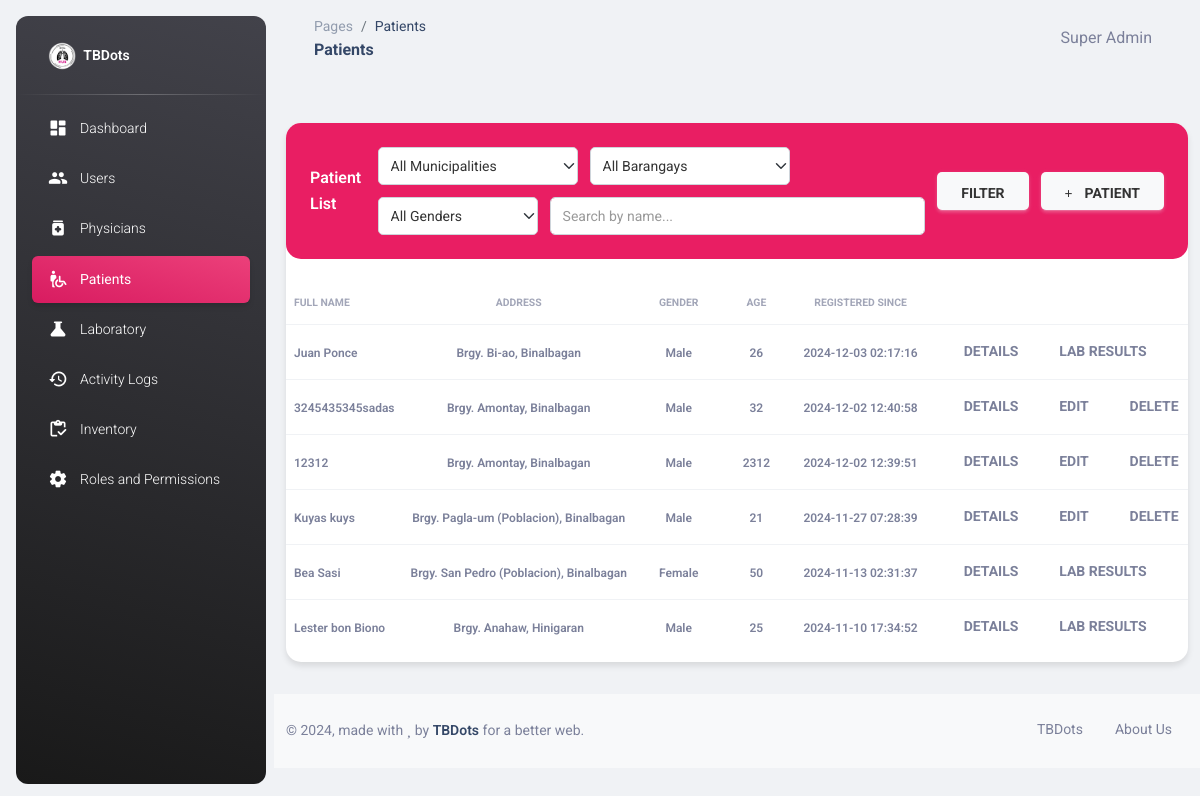
Screenshot of /patients.php (signed in) with the database file from the repository.
### tables this page shows
CREATE TABLE IF NOT EXISTS `patients` (
  `id` int NOT NULL AUTO_INCREMENT,
  `fullname` text NOT NULL,
  `age` int NOT NULL DEFAULT '0',
  `gender` tinyint NOT NULL DEFAULT '0',
  `contact` varchar(50) DEFAULT NULL,
  `address` text,
  `physician_id` int DEFAULT NULL,
  `location_id` int DEFAULT NULL,
  `lab_results_id` int DEFAULT NULL,
  `updated_at` timestamp NOT NULL DEFAULT CURRENT_TIMESTAMP ON UPDATE CURRENT_TIMESTAMP,
  `created_at` timestamp NOT NULL DEFAULT CURRENT_TIMESTAMP,
  `height` int DEFAULT NULL,
  `dob` date DEFAULT NULL,
  `bcg_scar` enum('Yes','No','Doubtful') DEFAULT NULL,
  `occupation` varchar(100) DEFAULT NULL,
  `phil_health_no` varchar(50) DEFAULT NULL,
  `contact_person` varchar(100) DEFAULT NULL,
  `contact_person_no` varchar(50) DEFAULT NULL,
  PRIMARY KEY (`id`),
  KEY `FK_patients_lab_results` (`lab_results_id`),
  KEY `FK_patients_users` (`physician_id`),
  KEY `idx_fullname` (`fullname`(50)),
  KEY `idx_contact` (`contact`),
  KEY `FK_patients_locations` (`location_id`),
  CONSTRAINT `FK_patients_lab_results` FOREIGN KEY (`lab_results_id`) REFERENCES `lab_results` (`id`),
  CONSTRAINT `FK_patients_locations` FOREIGN KEY (`location_id`) REFERENCES `locations` (`id`),
  CONSTRAINT `FK_patients_users` FOREIGN KEY (`physician_id`) REFERENCES `users` (`id`)
);

### patients.php (the view, shortened to what this page needs)
<?php
require_once "connection/db.php";
include_once('head.php');
$searchName = isset($_GET['search']) ? trim($_GET['search']) : '';
$whereConditions = [];
$whereClause = !empty($whereConditions) ? "WHERE " . implode(" AND ", $whereConditions) : "";
$sql = "
    SELECT
        p.*,
        COALESCE(b.name, '') as barangay_name,
        COALESCE(m.location, '') as municipality_name
    FROM patients p
    LEFT JOIN locations l ON p.location_id = l.id
    LEFT JOIN municipalities m ON l.municipality_id = m.id
    LEFT JOIN barangays b ON l.barangay_id = b.id
    $whereClause
    ORDER BY p.created_at DESC";
$patientsData = $conn->query($sql);
?>
<body class="g-sidenav-show  bg-gray-200">
  <?php
    include_once('sidebar.php');
  ?>
  <main class="main-content position-relative max-height-vh-100 h-100 border-radius-lg ">
    <?php
      include_once('navbar.php');
    ?>
    <div class="container-fluid py-4">
      <div class="row">
        <div class="col-12">
          <div class="card my-4">
            <div class="card-header d-flex justify-content-between align-items-center p-4" style="background-color: #E91E63;">
              <div>
                <h6 class="text-white mb-0">Patient List</h6>
              </div>
              <form method="GET" class="d-flex align-items-center gap-2 flex-wrap">
                <div class="d-flex gap-2" style="flex: 1;">
                    <div class="d-flex flex-wrap gap-2 align-items-center" style="flex: 1;">
                        <select name="municipality" class="form-select" style="min-width: 180px; max-width: 200px;">
                            <option value="0">All Municipalities</option>
                        </select>
                        <select name="barangay" class="form-select" style="min-width: 180px; max-width: 200px;">
                            <option value="0">All Barangays</option>
                        </select>
                        <select name="gender" class="form-select" style="min-width: 140px; max-width: 160px;">
                            <option value="0">All Genders</option>
                        </select>
                        <input type="text" name="search" class="form-control" placeholder="Search by name..."
                               value="<?php echo htmlspecialchars($searchName); ?>" style="min-width: 200px; flex: 1;">
                    </div>
                    <div class="d-flex gap-2 align-items-center">
                        <button type="submit" class="btn btn-light">FILTER</button>
                        <button type="button" class="btn btn-light d-flex align-items-center gap-2" onclick="openAddModal()">
                            <i class="fas fa-plus"></i>
                            <span>PATIENT</span>
                        </button>
                    </div>
                </div>
              </form>
            </div>
            <div class="card-body px-0 pb-2">
              <div class="table-responsive p-0">
                <table class="table align-items-center mb-0" id="patientsTable">
                  <thead>
                    <tr>
                      <th class="text-uppercase text-secondary text-xxs font-weight-bolder opacity-7 ps-2">Full name
                      </th>
                      <th class="text-center text-uppercase text-secondary text-xxs font-weight-bolder opacity-7">
                        Address</th>
                      <th class="text-center text-uppercase text-secondary text-xxs font-weight-bolder opacity-7">Gender
                      </th>
                      <th class="text-center text-uppercase text-secondary text-xxs font-weight-bolder opacity-7">Age
                      </th>
                      <th class="text-center text-uppercase text-secondary text-xxs font-weight-bolder opacity-7">
                        Registered Since</th>
                      <th class="text-secondary opacity-7"></th>
                    </tr>
                  </thead>
                  <tbody>
                    <?php
                        if ($patientsData->num_rows > 0) {
                          while($row = $patientsData->fetch_assoc()) {
                            $address = '';
                            if (!empty($row["barangay_name"])) {
                                $address .= "Brgy. " . htmlspecialchars($row["barangay_name"]);
                            }
                            if (!empty($row["municipality_name"])) {
                                $address .= (!empty($address) ? ", " : "") . htmlspecialchars($row["municipality_name"]);
                            }
                            $stmt = $conn->prepare("SELECT COUNT(*) as count FROM lab_results WHERE patient_id = ?");
                            $stmt->bind_param('i', $row["id"]);
                            $stmt->execute();
                            $result = $stmt->get_result();
                            $labResults = $result->fetch_assoc();
                            echo "
                              <tr>
                                <td><span class='text-secondary text-xs font-weight-bold'>".$row["fullname"]."</span></td>
                                <td class='text-center'>
                                    <span class='text-secondary text-xs font-weight-bold'>".$address."</span>
                                </td>
                                <td class='text-center'><span class='text-secondary text-xs font-weight-bold'>".($row["gender"] == 1 ? "Male" : "Female")."</span></td>
                                <td class='text-center'><span class='text-secondary text-xs font-weight-bold'>".$row["age"]."</span></td>
                                <td class='text-center'><span class='text-secondary text-xs font-weight-bold'>".$row["created_at"]."</span></td>
                                <td class='align-middle'>
                                  <button onclick='showPatientDetails(".$row["id"].")' class='btn btn-link text-secondary mb-0'>
                                    <i class='fa fa-user text-xs'></i> Details
                                  </button>
                                  " . ($labResults['count'] > 0 ? "
                                  <button onclick='showLabResults(".$row["id"].", \"".htmlspecialchars($row["fullname"], ENT_QUOTES)."\")' class='btn btn-link text-secondary mb-0'>
                                    <i class='fa fa-flask text-xs'></i> Lab Results
                                  </button>" : "") . "
                                  " . (in_array(11, $_SESSION['module']) ? "
                                    <button onclick='editPatient(".$row["id"].", ".json_encode($row).")' class='btn btn-link text-secondary mb-0'>
                                      <i class='fa fa-edit text-xs'></i> Edit
                                    </button>" : "") . "
                                  " . (in_array(12, $_SESSION['module']) ? "
                                    <form method='POST' style='display:inline;' onsubmit='return confirm(\"Are you sure you want to delete this patient?\");'>
                                      <input type='hidden' name='delete_id' value='".$row["id"]."'>
                                      <button type='submit' class='btn btn-link text-secondary mb-0'>
                                        <i class='fa fa-trash text-xs'></i> Delete
                                      </button>
                                    </form>" : "") . "
                                </td>
                              </tr>
                            ";
                          }
                        }
                    ?>
                  </tbody>
                </table>
              </div>
            </div>
          </div>
        </div>
      </div>
    </div>
    <?php include_once('footer.php'); ?>
  </main>
</body>
</html>

### patients.php (style rules this page uses)
.form-control { border: 1px solid #ced4da !important; background-color: #fff !important; padding: 0.375rem 0.75rem !important; }
.card { margin-bottom: 0 !important; }
.btn-link { padding: 0.25rem 0.5rem; text-decoration: none; }
.container-fluid.py-4 { padding-bottom: 0 !important; }
.card-header .btn-light { margin: 0; padding: 0.625rem 1.5rem; font-size: 0.875rem; font-weight: 700; }
.card { border: none; border-radius: 15px; box-shadow: 0 4px 6px rgba(0, 0, 0, 0.1); }
.card-header { border-radius: 15px !important; }
.form-select { height: 40px; border-radius: 5px; }
.form-select option { color: #333; }
.form-control { height: 40px; border-radius: 5px; }
.btn-light { background-color: white; border: none; height: 40px; border-radius: 5px; font-weight: 500; color: #333; }
.form-control::placeholder { color: #999; }
.btn { padding: 0.5rem 1.5rem; font-size: 0.875rem; text-transform: uppercase; }
.form-select, .form-control, .btn-light, .btn-outline-light { border: 1px solid #ced4da; background-color: #fff; color: #333; }
.btn-light { background-color: #f8f9fa; color: #333; }
.card-header { background-color: #E91E63; color: #fff; }
.text-white { color: #fff !important; }
@media (max-width: 1200px) { .form-select, .form-control { min-width: 150px !important; } }
.form-select, .form-control, .btn { height: 38px; padding: 0.375rem 0.75rem; }
.btn { white-space: nowrap; }
@media (max-width: 1400px) { .d-flex.gap-2 { flex-wrap: wrap; } }
@media (max-width: 1400px) { .form-select { flex: 0 0 auto; } }
@media (max-width: 1400px) { .form-control { flex: 1 1 200px; } }
.gap-2 { gap: 0.75rem !important; }
.card-header { background-color: #E91E63; color: #fff; padding: 1rem; }

### rows the page displays
patients: fullname "Juan Ponce", address "Brgy. Bi-ao, Binalbagan", gender "Male", age "26", created_at "2024-12-03 02:17:16"
patients: fullname "3245435345sadas", address "Brgy. Amontay, Binalbagan", gender "Male", age "32", created_at "2024-12-02 12:40:58"
patients: fullname "12312", address "Brgy. Amontay, Binalbagan", gender "Male", age "2312", created_at "2024-12-02 12:39:51"
patients: fullname "Kuyas kuys", address "Brgy. Pagla-um (Poblacion), Binalbagan", gender "Male", age "21", created_at "2024-11-27 07:28:39"
patients: fullname "Bea Sasi", address "Brgy. San Pedro (Poblacion), Binalbagan", gender "Female", age "50", created_at "2024-11-13 02:31:37"
patients: fullname "Lester bon Biono", address "Brgy. Anahaw, Hinigaran", gender "Male", age "25", created_at "2024-11-10 17:34:52"

### other values shown
str_replace('_', ' ', str_replace('.php', '', $page_name)) "Patients"
$_SESSION['fullname'] "Super Admin"
